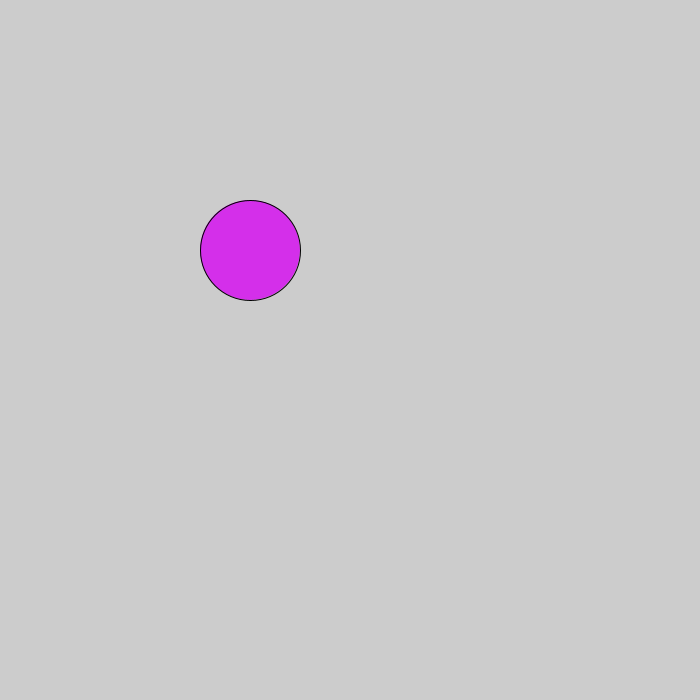
Frame 1 (no input)
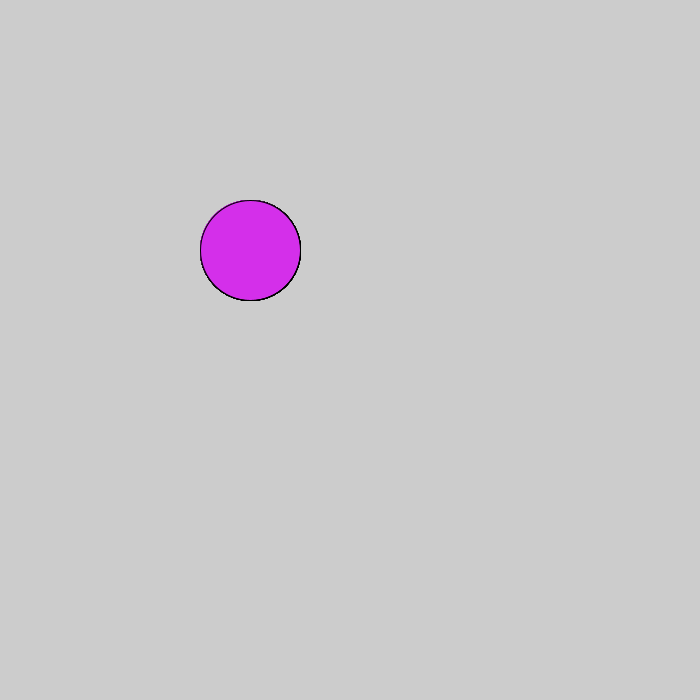
Frame 60 (the mouse pressed at the canvas centre just before this capture)
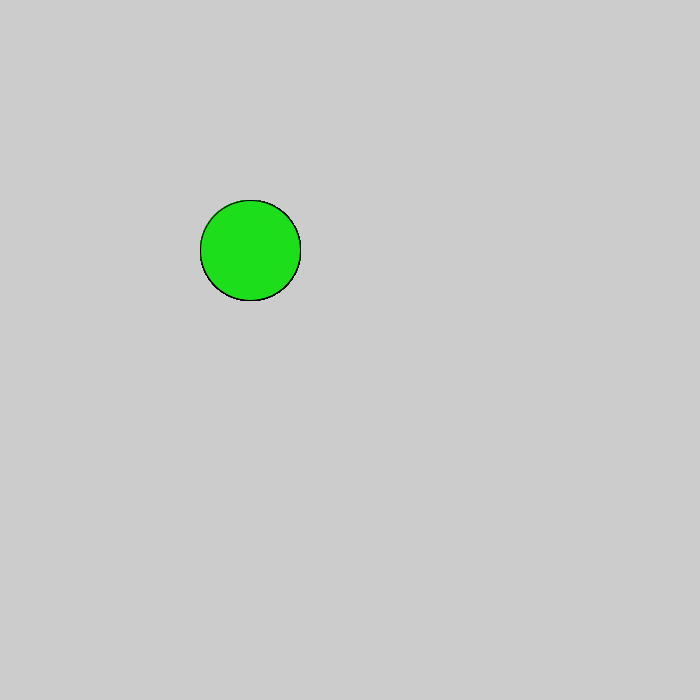
Frame 120 (the mouse held since frame 60 and released just before this capture)

The Processing sketch that drew these frames (run headless with seeded random() and noise(); from frame 60 on, the mouse is pressed at the canvas centre):

// Processing sketch: circle
// ── circle.pde

void setup(){
size (700,700);


}
void draw(){
fill(#D42FEA); 
if(mousePressed){
 fill(#1DDE1B); 
}


ellipse(250,250,100,100);

  
  
  
}
